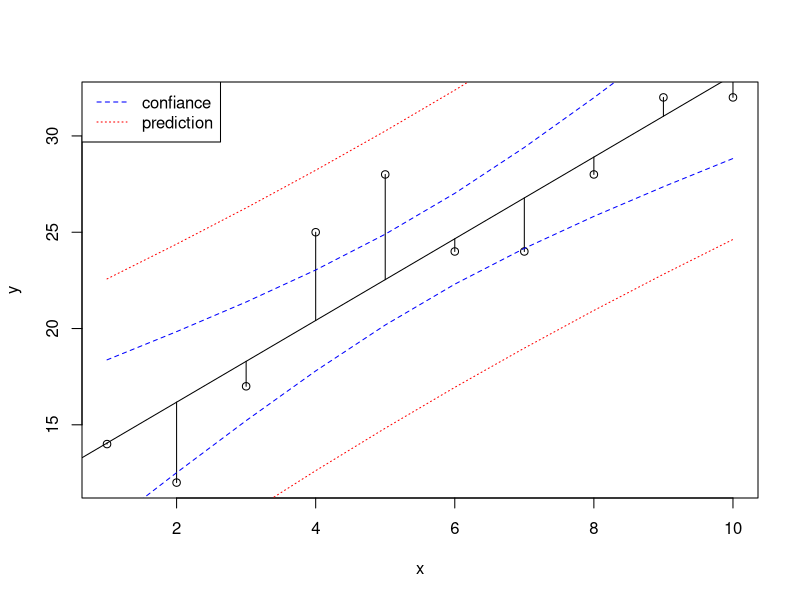

R code for this plot:


x<-c(1,2,3,4,5,6,7,8,9,10)
y<-c(14, 12, 17, 25, 28, 24, 24, 28, 32, 32)
model<-lm(y~x)
jpeg('reg.jpg')
plot(x,y)
abline(model)
segments(x,fitted(model),x,y)
pred.frame<-data.frame(Age=1:10)
pc<-predict(model, interval="confidence", newdata=pred.frame)
pp<-predict(model, interval="prediction", newdata=pred.frame)
matlines(pred.frame, pc[,2:3], lty=c(2,2), col="blue")
matlines(pred.frame, pp[,2:3], lty=c(3,3), col="red")
legend("topleft",c("confiance","prediction"),lty=c(2,3), col=c("blue","red"))
dev.off()
res<-coef(model)
x<-c(res[0],res[1],res[2])
write.csv(x, file = "reg.csv", row.names = FALSE)